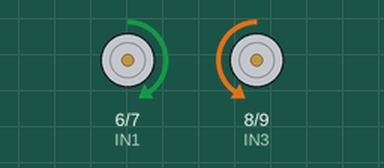
Simulated run of this program. Board: Arduino Uno, built with avr-gcc and run on an emulated ATmega328P. On the bench: motor-driver pin pairs drawn as motors (green arrow = first pin HIGH = forward, orange = second pin HIGH = backward, longer = more drive, scaled by the enable pin).

Above: at 0.5 s.
At 2.5 s:
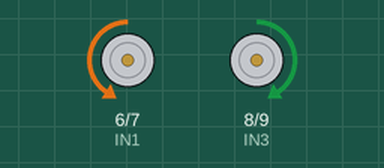
At 6.5 s:
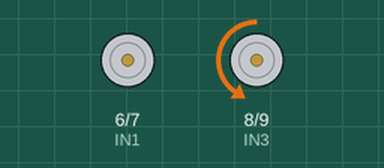
At 12.0 s:
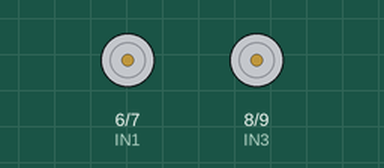
Timing chart, 0 to 16.9 s (numbered marks = the images above):
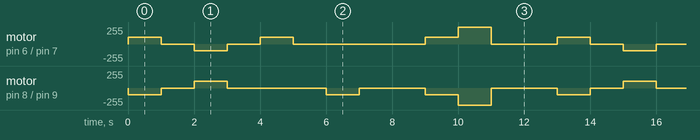

The program:

main.cpp
```cpp
#include <Arduino.h>

#define ENA 5
#define IN1 6
#define IN2 7
#define IN3 8
#define IN4 9
#define ENB 10

#define FORWARD 1
#define REVERSE 2
#define LEFT 3
#define RIGHT 4
#define STOP 5

void moveDuration(float seconds);
void move(int direction, int speed);

void setup()
{
  pinMode(ENA, OUTPUT);
  pinMode(IN1, OUTPUT);
  pinMode(IN2, OUTPUT);
  pinMode(IN3, OUTPUT);
  pinMode(IN4, OUTPUT);
  pinMode(ENB, OUTPUT);
}

void loop()
{
  // FORWARD at 40% for 2 second
  move(FORWARD, 40 / 100.0 * 255);
  moveDuration(1);

  // Stop moving
  move(STOP, 0);
  moveDuration(1);

  // REVERSE at 40% for 2 second
  move(REVERSE, 40 / 100.0 * 255);
  moveDuration(1);

  // Stop moving
  move(STOP, 0);
  moveDuration(1);

  // LEFT at 40% for 2 second
  move(LEFT, 40 / 100.0 * 255);
  moveDuration(1);

  // Stop moving
  move(STOP, 0);
  moveDuration(1);

  // RIGHT at 40% for 2 second
  move(RIGHT, 40 / 100.0 * 255);
  moveDuration(1);

  // Stop moving
  move(STOP, 0);
  moveDuration(2);

  // FORWARD at 40% for 2 second
  move(FORWARD, 40 / 100.0 * 255);
  moveDuration(1);

  // FORWARD at 100% for 2 second
  move(FORWARD, 100 / 100.0 * 255);
  moveDuration(1);

  // Stop moving
  move(STOP, 0);
  moveDuration(2);
}

void move(int direction, int speed)
{
  if (direction == FORWARD)
  {
    digitalWrite(IN1, 1);
    digitalWrite(IN2, 0);
    digitalWrite(IN3, 0);
    digitalWrite(IN4, 1);

    analogWrite(ENA, speed);
    analogWrite(ENB, speed);
  }
  else if (direction == REVERSE)
  {
    digitalWrite(IN1, 0);
    digitalWrite(IN2, 1);
    digitalWrite(IN3, 1);
    digitalWrite(IN4, 0);

    analogWrite(ENA, speed);
    analogWrite(ENB, speed);
  }
  else if (direction == LEFT)
  {
    digitalWrite(IN1, 1);
    digitalWrite(IN2, 0);
    digitalWrite(IN3, 1);
    digitalWrite(IN4, 0);

    analogWrite(ENA, speed);
    analogWrite(ENB, 0);
  }
  else if (direction == RIGHT)
  {
    digitalWrite(IN1, 0);
    digitalWrite(IN2, 1);
    digitalWrite(IN3, 0);
    digitalWrite(IN4, 1);

    analogWrite(ENA, 0);
    analogWrite(ENB, speed);
  }
  else if (direction == STOP)
  {
    digitalWrite(IN1, 0);
    digitalWrite(IN2, 0);
    digitalWrite(IN3, 0);
    digitalWrite(IN4, 0);

    analogWrite(ENA, speed);
    analogWrite(ENB, speed);
  }
}

void moveDuration(float seconds)
{
  if (seconds < 0.0)
  {
    seconds = 0.0;
  }
  unsigned long endTime = millis() + seconds * 1000;
  while (millis() < endTime)
  {
  }
}
```

Measured:
- by itself, motor on pin 6 (IN1) / pin 7 (IN2): repeats every 13.0 s: stopped 1.0 s, backward 102/255 1.0 s, stopped 1.0 s, forward 102/255 1.0 s, stopped 4.0 s, forward 102/255 1.0 s, forward 255/255 1.0 s, stopped 2.0 s, forward 102/255 1.0 s
- by itself, motor on pin 8 (IN3) / pin 9 (IN4): repeats every 13.0 s: stopped 1.0 s, forward 102/255 1.0 s, stopped 3.0 s, backward 102/255 1.0 s, stopped 2.0 s, backward 102/255 1.0 s, backward 255/255 1.0 s, stopped 2.0 s, backward 102/255 1.0 s
